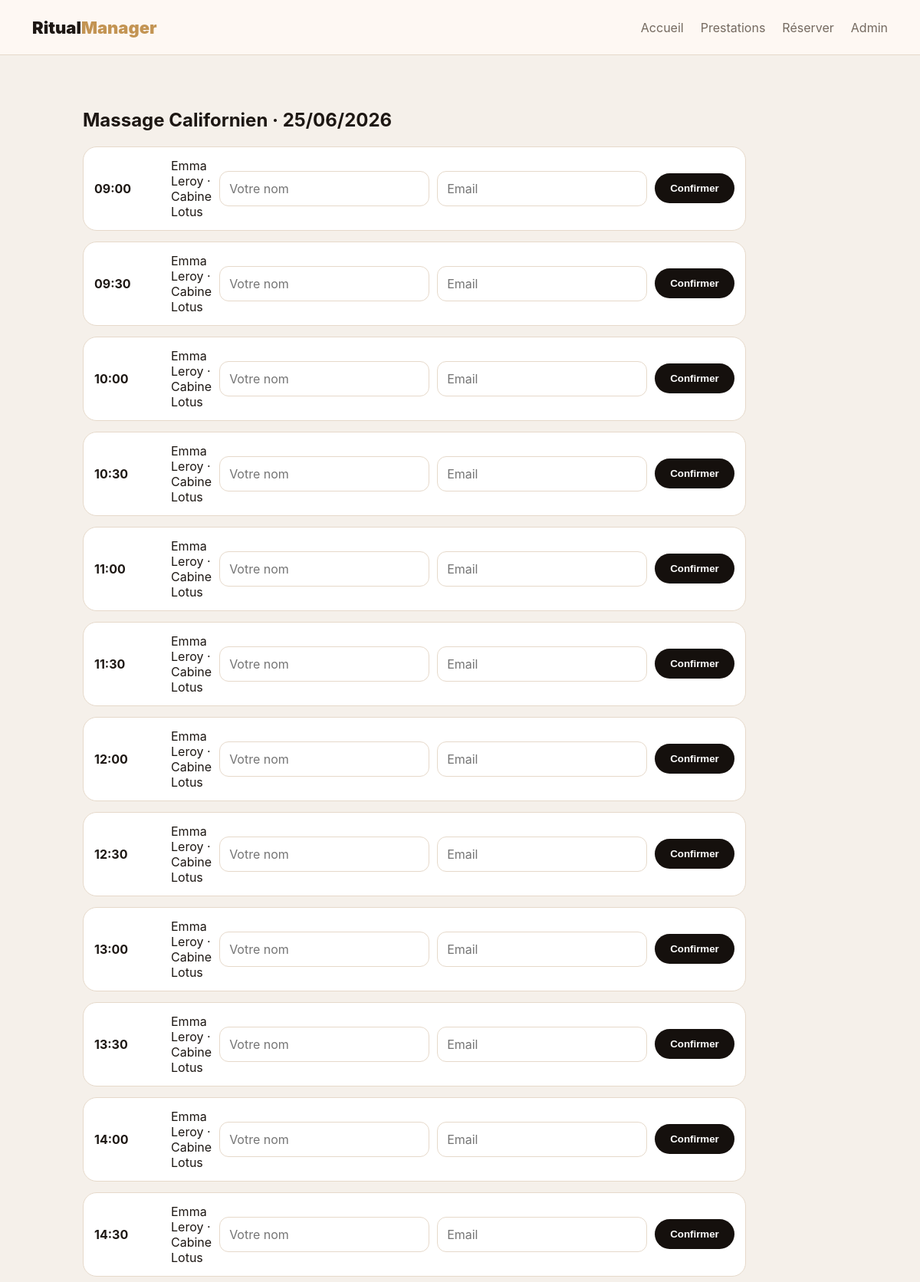
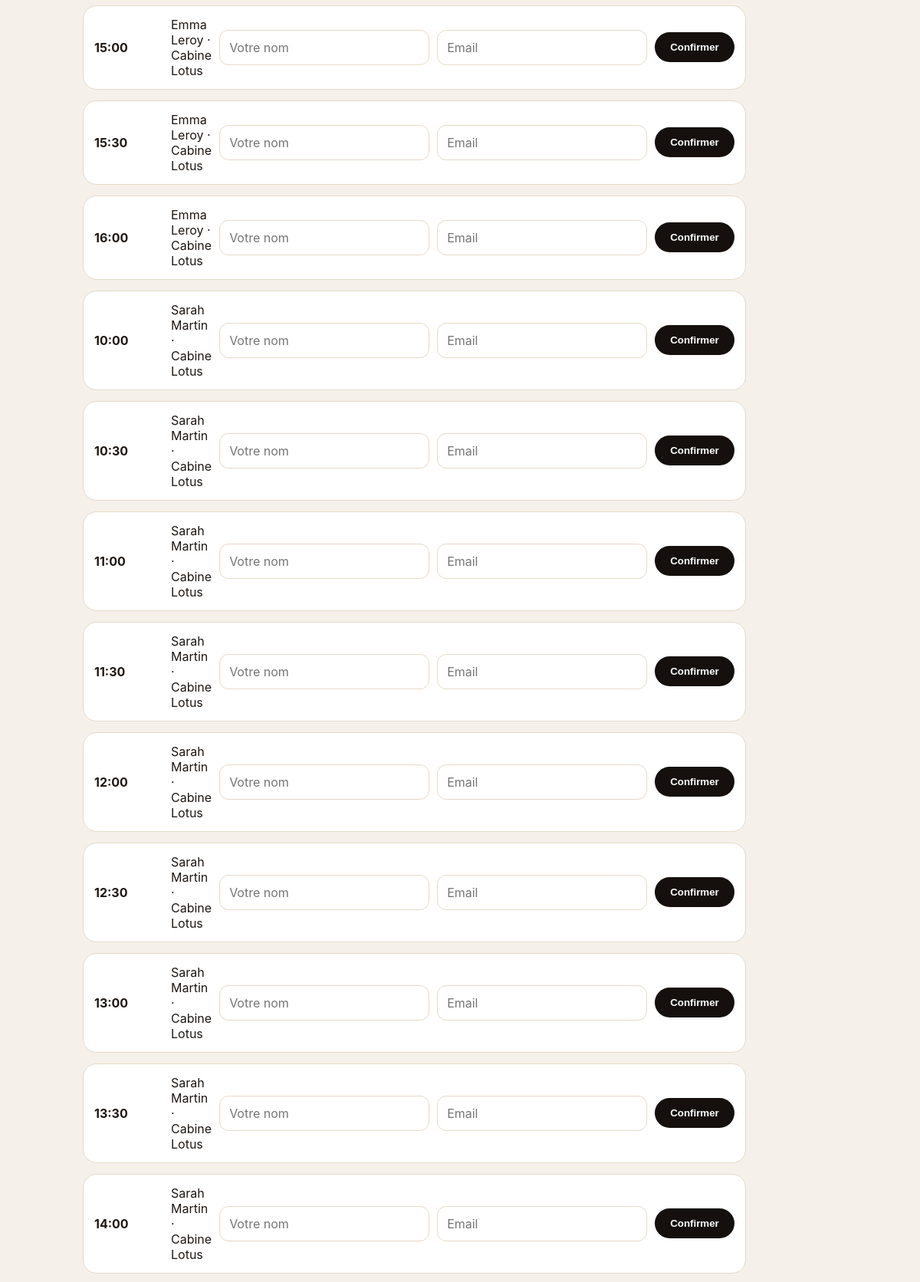
Page /reservation/1/jour/2026-06-25 (upper part) on the committed database (2 pictures, top to bottom).
### app/models/entities.py (models this page shows, shortened)
class Treatment(db.Model):
    id = db.Column(db.Integer, primary_key=True)
    name = db.Column(db.String(160), nullable=False)
    category = db.Column(db.String(100), default='Massage')
    duration_minutes = db.Column(db.Integer, default=60)
    price = db.Column(db.Float, default=0)
    institute_id = db.Column(db.Integer, db.ForeignKey('institute.id'))
    is_active = db.Column(db.Boolean, default=True)
    institute = db.relationship('Institute')

class User(db.Model):
    id = db.Column(db.Integer, primary_key=True)
    first_name = db.Column(db.String(100), nullable=False)
    last_name = db.Column(db.String(100), nullable=False)
    username = db.Column(db.String(80), unique=True, nullable=False)
    password_hash = db.Column(db.String(255), nullable=False)
    role_id = db.Column(db.Integer, db.ForeignKey('role.id'), nullable=False)
    institute_id = db.Column(db.Integer, db.ForeignKey('institute.id'))
    is_active = db.Column(db.Boolean, default=True)
    role = db.relationship('Role')
    institute = db.relationship('Institute')
    @property
    def full_name(self):
        return f"{self.first_name} {self.last_name}"

class Cabin(db.Model):
    id = db.Column(db.Integer, primary_key=True)
    name = db.Column(db.String(120), nullable=False)
    institute_id = db.Column(db.Integer, db.ForeignKey('institute.id'), nullable=False)
    cabin_type = db.Column(db.String(100), default='Massage solo')
    is_active = db.Column(db.Boolean, default=True)
    institute = db.relationship('Institute')

### app/booking/routes.py (the view, shortened to what this page needs)
@booking_bp.route('/<int:treatment_id>/jour/<day>', methods=['GET','POST'])
def day_slots(treatment_id, day):
    treatment = Treatment.query.get_or_404(treatment_id)
    target_date = datetime.strptime(day, '%Y-%m-%d').date()
    slots = slots_for_treatment(treatment, target_date)
    return render_template('booking/day.html', treatment=treatment, target_date=target_date, slots=slots)

### app/templates/booking/day.html
{% extends 'base.html' %}{% block content %}<section class="page"><h1>{{ treatment.name }} · {{ target_date.strftime('%d/%m/%Y') }}</h1><div class="slots">{% for s in slots %}<form method="post" class="slot-card"><input type="hidden" name="time" value="{{s.time}}"><strong>{{s.time}}</strong><span>{{s.user.full_name}} · {{s.cabin.name}}</span><input name="customer_name" placeholder="Votre nom" required><input name="customer_email" placeholder="Email"><button>Confirmer</button></form>{% else %}<p>Aucun créneau disponible.</p>{% endfor %}</div></section>{% endblock %}

### app/static/css/app.css (style rules this page uses)
:root { --bg:#f5f0ea;--ink:#1d1713;--muted:#74695f;--gold:#c39453;--card:#fffaf4;--line:#e6d9ca;--dark:#15100d;--green:#d8f5df;--blue:#dcecff;--red:#ffe0e0 }
* { box-sizing:border-box }
body { margin:0;font-family:Inter,Segoe UI,Arial,sans-serif;background:var(--bg);color:var(--ink) }
.btn,button { border:0;background:var(--dark);color:#fff;border-radius:999px;padding:12px 20px;font-weight:800;cursor:pointer }
.page { padding:50px 9vw }
.login-card input,.inline-form input,.inline-form select,.inline-form textarea,select,input,textarea { border:1px solid var(--line);border-radius:12px;padding:12px;background:#fff;font:inherit }
.slots { display:grid;gap:14px;max-width:720px }
.slot-card { display:grid;grid-template-columns:90px 1fr 1fr 1fr auto;gap:10px;align-items:center;background:#fff;border:1px solid var(--line);border-radius:18px;padding:14px }

### rows in the picture
Treatment: name "Massage Californien"
User: user.full_name "Emma Leroy" "Emma Leroy" "Emma Leroy" "Emma Leroy" "Emma Leroy" "Emma Leroy" "Emma Leroy" "Emma Leroy" "Emma Leroy" "Emma Leroy" "Emma Leroy" "Emma Leroy" "Emma Leroy" "Emma Leroy" "Emma Leroy"
Cabin: cabin.name "Cabine Lotus" "Cabine Lotus" "Cabine Lotus" "Cabine Lotus" "Cabine Lotus" "Cabine Lotus" "Cabine Lotus" "Cabine Lotus" "Cabine Lotus" "Cabine Lotus" "Cabine Lotus" "Cabine Lotus" "Cabine Lotus" "Cabine Lotus" "Cabine Lotus" "Cabine Lotus" "Cabine Lotus" "Cabine Lotus" "Cabine Lotus" "Cabine Lotus" "Cabine Lotus" "Cabine Lotus" "Cabine Lotus" "Cabine Lotus"
User: user.full_name "Sarah Martin" "Sarah Martin" "Sarah Martin" "Sarah Martin" "Sarah Martin" "Sarah Martin" "Sarah Martin" "Sarah Martin" "Sarah Martin"

### other values in the picture
{{ target_date.strftime('%d/%m/%Y') }} "25/06/2026"
{{ s.time }} "09:00" "09:30" "10:00" "10:30" "11:00" "11:30" "12:00" "12:30" "13:00" "13:30" "14:00" "14:30" "15:00" "15:30" "16:00" "10:00" "10:30" "11:00" "11:30" "12:00" "12:30" "13:00" "13:30" "14:00"
